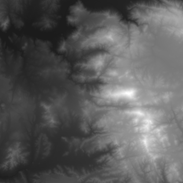
#> input picture render copy.png, 183 x 183 px
$ python main.py
#> lines starting #> are read from the running program, lines starting #| are printed output that depends on the picture
import PIL
from PIL import Image
import numpy as np


source_image = "render copy.png"
output_image = "output.png"

bg_color = "blue"


def main():
    image = Image.open(source_image)
#> image is the input picture: PIL image 183x183 RGBA; mean R, G, B, A 92, 92, 92, 255
    size = image.size
#> size = (183, 183)
    print("image is of size", size)
#| image is of size (183, 183)
    if size[0] != size[1]:
        print("Image is not square")
        return

    new_image = Image.new("RGB", (size[0], size[1]), bg_color)
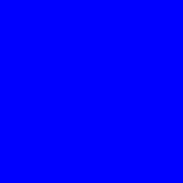
#> new_image: PIL image 183x183 RGB; mean R, G, B 0, 0, 255
    pixels = np.array(new_image)
    tot_pixel = size[0] * size[1]
#> tot_pixel = 33489
    image_pixels = np.array(image)  # Convert image to numpy array for faster access

    for i in range(size[0]):  # each row
        cur_pixel = i * size[0]
        # print(cur_pixel / tot_pixel * 100, "%")
        for j in range(size[1]):  # Each column
            pixel = image_pixels[i, j]
            val = pixel[0]

            scale = val / 255 * size[0]  # gets the height of the perlin
            color = 255 - int(i / size[0] * 255)

            # Make each row the same color, with each row overlapping on top of each other
            x = size[0] - int(scale) - 1
            pixels[x:, size[0] - j - 1] = (
                color,
                color,
                color,
            )  # Set the entire row to the same color
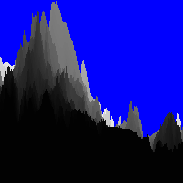
#> pixels: shape (183, 183, 3); mean R, G, B 17.3, 17.3, 127

        # print(pixel[0], int(scale), color)
    new_image = Image.fromarray(pixels)
    new_image.save(output_image)


main()
